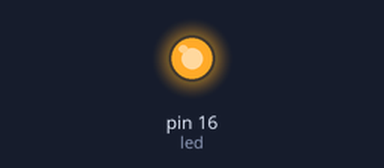
Simulated run of this sketch. Board: Arduino Uno, built with avr-gcc and run on an emulated ATmega328P. Parts: output pins drawn as LEDs (lit = HIGH).

Above: at 1.0 s.
At 3.0 s:
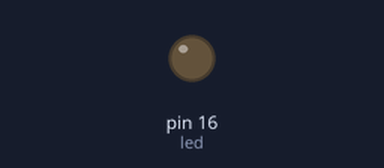
Timing chart, 0 to 5.2 s (numbered marks = the images above):
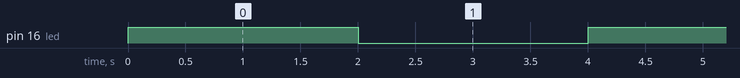

Measured:
- by itself, pin 16 (led): alternates HIGH for 2.0 s and LOW for 2.0 s

The sketch:

nodeMCU_ledBlink.ino
```cpp
byte led = 16; //pin D0

void setup() {
  pinMode(led, OUTPUT);
}

void loop() {
  digitalWrite(led, HIGH);
  delay(2000);
  digitalWrite(led, LOW);
  delay(2000);
}
```
